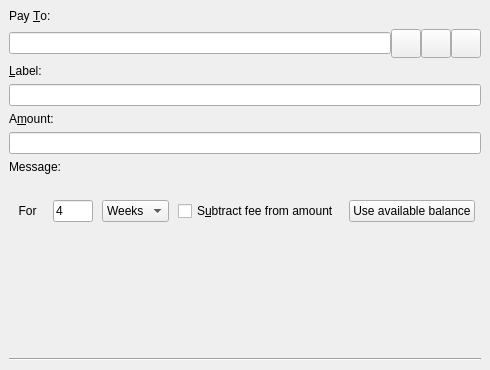
<?xml version="1.0" encoding="UTF-8"?>
<ui version="4.0">
 <class>SendCoinsEntry</class>
 <widget class="QStackedWidget" name="SendCoinsEntry">
  <property name="geometry">
   <rect>
    <x>0</x>
    <y>0</y>
    <width>490</width>
    <height>370</height>
   </rect>
  </property>
  <property name="minimumSize">
   <size>
    <width>0</width>
    <height>0</height>
   </size>
  </property>
  <property name="focusPolicy">
   <enum>Qt::TabFocus</enum>
  </property>
  <property name="autoFillBackground">
   <bool>false</bool>
  </property>
  <property name="currentIndex">
   <number>0</number>
  </property>
  <widget class="QFrame" name="SendCoins">
   <property name="toolTip">
    <string>This is a normal payment.</string>
   </property>
   <property name="frameShape">
    <enum>QFrame::NoFrame</enum>
   </property>
   <layout class="QVBoxLayout" name="verticalLayout_2">
    <item>
     <layout class="QVBoxLayout" name="verticalLayout">
      <item>
       <widget class="QLabel" name="payToLabel">
        <property name="text">
         <string>Pay &amp;To:</string>
        </property>
        <property name="alignment">
         <set>Qt::AlignLeading|Qt::AlignLeft|Qt::AlignVCenter</set>
        </property>
        <property name="buddy">
         <cstring>payTo</cstring>
        </property>
       </widget>
      </item>
      <item>
       <layout class="QHBoxLayout" name="payToLayout">
        <property name="spacing">
         <number>0</number>
        </property>
        <item>
         <widget class="QValidatedLineEdit" name="payTo">
          <property name="toolTip">
           <string>The SIN address to send the payment to</string>
          </property>
         </widget>
        </item>
        <item>
         <widget class="QToolButton" name="addressBookButton">
          <property name="toolTip">
           <string>Choose previously used address</string>
          </property>
          <property name="text">
           <string/>
          </property>
          <property name="icon">
           <iconset>
            <normaloff>:/icons/address-book</normaloff>:/icons/address-book</iconset>
          </property>
          <property name="iconSize">
           <size>
            <width>22</width>
            <height>22</height>
           </size>
          </property>
          <property name="shortcut">
           <string>Alt+A</string>
          </property>
         </widget>
        </item>
        <item>
         <widget class="QToolButton" name="pasteButton">
          <property name="toolTip">
           <string>Paste address from clipboard</string>
          </property>
          <property name="text">
           <string/>
          </property>
          <property name="icon">
           <iconset>
            <normaloff>:/icons/editpaste</normaloff>:/icons/editpaste</iconset>
          </property>
          <property name="iconSize">
           <size>
            <width>22</width>
            <height>22</height>
           </size>
          </property>
          <property name="shortcut">
           <string>Alt+P</string>
          </property>
         </widget>
        </item>
        <item>
         <widget class="QToolButton" name="deleteButton">
          <property name="toolTip">
           <string>Remove this entry</string>
          </property>
          <property name="text">
           <string/>
          </property>
          <property name="icon">
           <iconset>
            <normaloff>:/icons/remove</normaloff>:/icons/remove</iconset>
          </property>
          <property name="iconSize">
           <size>
            <width>22</width>
            <height>22</height>
           </size>
          </property>
         </widget>
        </item>
       </layout>
      </item>
      <item>
       <widget class="QLabel" name="labellLabel">
        <property name="text">
         <string>&amp;Label:</string>
        </property>
        <property name="alignment">
         <set>Qt::AlignLeading|Qt::AlignLeft|Qt::AlignVCenter</set>
        </property>
        <property name="buddy">
         <cstring>addAsLabel</cstring>
        </property>
       </widget>
      </item>
      <item>
       <widget class="QLineEdit" name="addAsLabel">
        <property name="toolTip">
         <string>Enter a label for this address to add it to the list of used addresses</string>
        </property>
       </widget>
      </item>
      <item>
       <widget class="QLabel" name="amountLabel">
        <property name="text">
         <string>A&amp;mount:</string>
        </property>
        <property name="alignment">
         <set>Qt::AlignLeading|Qt::AlignLeft|Qt::AlignVCenter</set>
        </property>
        <property name="buddy">
         <cstring>payAmount</cstring>
        </property>
       </widget>
      </item>
      <item>
       <widget class="SINAmountField" name="payAmount"/>
      </item>
      <item>
       <widget class="QLabel" name="messageLabel">
        <property name="text">
         <string>Message:</string>
        </property>
        <property name="alignment">
         <set>Qt::AlignLeading|Qt::AlignLeft|Qt::AlignVCenter</set>
        </property>
       </widget>
      </item>
      <item>
       <widget class="QLabel" name="messageTextLabel">
        <property name="toolTip">
         <string>A message that was attached to the sin: URI which will be stored with the transaction for your reference. Note: This message will not be sent over the SIN network.</string>
        </property>
        <property name="textFormat">
         <enum>Qt::PlainText</enum>
        </property>
       </widget>
      </item>
      <item>
       <layout class="QHBoxLayout" name="horizontalLayoutAmount" stretch="0,0,0,0,0">
        <item>
         <widget class="QLabel" name="locklabel">
          <property name="sizePolicy">
           <sizepolicy hsizetype="Fixed" vsizetype="Preferred">
            <horstretch>0</horstretch>
            <verstretch>0</verstretch>
           </sizepolicy>
          </property>
          <property name="text">
           <string>  For  </string>
          </property>
         </widget>
        </item>
        <item>
         <widget class="QLineEdit" name="lockperiod">
          <property name="enabled">
           <bool>true</bool>
          </property>
          <property name="maximumSize">
           <size>
            <width>40</width>
            <height>16777215</height>
           </size>
          </property>
          <property name="layoutDirection">
           <enum>Qt::LeftToRight</enum>
          </property>
          <property name="text">
           <string>4</string>
          </property>
          <property name="maxLength">
           <number>6</number>
          </property>
         </widget>
        </item>
        <item>
         <widget class="QComboBox" name="locklength">
          <property name="sizePolicy">
           <sizepolicy hsizetype="Fixed" vsizetype="Fixed">
            <horstretch>0</horstretch>
            <verstretch>0</verstretch>
           </sizepolicy>
          </property>
          <item>
           <property name="text">
            <string>Weeks</string>
           </property>
          </item>
          <item>
           <property name="text">
            <string>Days</string>
           </property>
          </item>
          <item>
           <property name="text">
            <string>Blocks</string>
           </property>
          </item>
         </widget>
        </item>
        <item>
         <widget class="QCheckBox" name="checkboxSubtractFeeFromAmount">
          <property name="sizePolicy">
           <sizepolicy hsizetype="Fixed" vsizetype="Fixed">
            <horstretch>0</horstretch>
            <verstretch>0</verstretch>
           </sizepolicy>
          </property>
          <property name="toolTip">
           <string>The fee will be deducted from the amount being sent. The recipient will receive less sins than you enter in the amount field. If multiple recipients are selected, the fee is split equally.</string>
          </property>
          <property name="text">
           <string>S&amp;ubtract fee from amount</string>
          </property>
         </widget>
        </item>
        <item>
         <widget class="QPushButton" name="useAvailableBalanceButton">
          <property name="sizePolicy">
           <sizepolicy hsizetype="Fixed" vsizetype="Fixed">
            <horstretch>0</horstretch>
            <verstretch>0</verstretch>
           </sizepolicy>
          </property>
          <property name="text">
           <string>Use available balance</string>
          </property>
         </widget>
        </item>
       </layout>
      </item>
      <item>
       <spacer name="verticalSpacer">
        <property name="orientation">
         <enum>Qt::Vertical</enum>
        </property>
        <property name="sizeHint" stdset="0">
         <size>
          <width>20</width>
          <height>40</height>
         </size>
        </property>
       </spacer>
      </item>
     </layout>
    </item>
    <item>
     <widget class="Line" name="line">
      <property name="orientation">
       <enum>Qt::Horizontal</enum>
      </property>
     </widget>
    </item>
   </layout>
  </widget>
  <widget class="QFrame" name="SendCoins_UnauthenticatedPaymentRequest">
   <property name="palette">
    <palette>
     <active>
      <colorrole role="WindowText">
       <brush brushstyle="SolidPattern">
        <color alpha="255">
         <red>0</red>
         <green>0</green>
         <blue>0</blue>
        </color>
       </brush>
      </colorrole>
      <colorrole role="Button">
       <brush brushstyle="SolidPattern">
        <color alpha="255">
         <red>255</red>
         <green>255</green>
         <blue>127</blue>
        </color>
       </brush>
      </colorrole>
      <colorrole role="Light">
       <brush brushstyle="SolidPattern">
        <color alpha="255">
         <red>255</red>
         <green>255</green>
         <blue>255</blue>
        </color>
       </brush>
      </colorrole>
      <colorrole role="Midlight">
       <brush brushstyle="SolidPattern">
        <color alpha="255">
         <red>255</red>
         <green>255</green>
         <blue>191</blue>
        </color>
       </brush>
      </colorrole>
      <colorrole role="Dark">
       <brush brushstyle="SolidPattern">
        <color alpha="255">
         <red>127</red>
         <green>127</green>
         <blue>63</blue>
        </color>
       </brush>
      </colorrole>
      <colorrole role="Mid">
       <brush brushstyle="SolidPattern">
        <color alpha="255">
         <red>170</red>
         <green>170</green>
         <blue>84</blue>
        </color>
       </brush>
      </colorrole>
      <colorrole role="Text">
       <brush brushstyle="SolidPattern">
        <color alpha="255">
         <red>0</red>
         <green>0</green>
         <blue>0</blue>
        </color>
       </brush>
      </colorrole>
      <colorrole role="BrightText">
       <brush brushstyle="SolidPattern">
        <color alpha="255">
         <red>255</red>
         <green>255</green>
         <blue>255</blue>
        </color>
       </brush>
      </colorrole>
      <colorrole role="ButtonText">
       <brush brushstyle="SolidPattern">
        <color alpha="255">
         <red>0</red>
         <green>0</green>
         <blue>0</blue>
        </color>
       </brush>
      </colorrole>
      <colorrole role="Base">
       <brush brushstyle="SolidPattern">
        <color alpha="255">
         <red>255</red>
         <green>255</green>
         <blue>255</blue>
        </color>
       </brush>
      </colorrole>
      <colorrole role="Window">
       <brush brushstyle="SolidPattern">
        <color alpha="255">
         <red>255</red>
         <green>255</green>
         <blue>127</blue>
        </color>
       </brush>
      </colorrole>
      <colorrole role="Shadow">
       <brush brushstyle="SolidPattern">
        <color alpha="255">
         <red>0</red>
         <green>0</green>
         <blue>0</blue>
        </color>
       </brush>
      </colorrole>
      <colorrole role="AlternateBase">
       <brush brushstyle="SolidPattern">
        <color alpha="255">
         <red>255</red>
         <green>255</green>
         <blue>191</blue>
        </color>
       </brush>
      </colorrole>
      <colorrole role="ToolTipBase">
       <brush brushstyle="SolidPattern">
        <color alpha="255">
         <red>255</red>
         <green>255</green>
         <blue>220</blue>
        </color>
       </brush>
      </colorrole>
      <colorrole role="ToolTipText">
       <brush brushstyle="SolidPattern">
        <color alpha="255">
         <red>255</red>
         <green>255</green>
         <blue>255</blue>
        </color>
       </brush>
      </colorrole>
      
     </active>
     <inactive>
      <colorrole role="WindowText">
       <brush brushstyle="SolidPattern">
        <color alpha="255">
         <red>0</red>
         <green>0</green>
         <blue>0</blue>
        </color>
       </brush>
      </colorrole>
      <colorrole role="Button">
       <brush brushstyle="SolidPattern">
        <color alpha="255">
         <red>255</red>
         <green>255</green>
         <blue>127</blue>
        </color>
       </brush>
      </colorrole>
      <colorrole role="Light">
       <brush brushstyle="SolidPattern">
        <color alpha="255">
         <red>255</red>
         <green>255</green>
         <blue>255</blue>
        </color>
       </brush>
      </colorrole>
      <colorrole role="Midlight">
       <brush brushstyle="SolidPattern">
        <color alpha="255">
         <red>255</red>
         <green>255</green>
         <blue>191</blue>
        </color>
       </brush>
      </colorrole>
      <colorrole role="Dark">
       <brush brushstyle="SolidPattern">
        <color alpha="255">
         <red>127</red>
         <green>127</green>
         <blue>63</blue>
        </color>
       </brush>
      </colorrole>
      <colorrole role="Mid">
       <brush brushstyle="SolidPattern">
        <color alpha="255">
         <red>170</red>
         <green>170</green>
         <blue>84</blue>
        </color>
       </brush>
      </colorrole>
      <colorrole role="Text">
       <brush brushstyle="SolidPattern">
        <color alpha="255">
         <red>0</red>
         <green>0</green>
         <blue>0</blue>
        </color>
       </brush>
      </colorrole>
      <colorrole role="BrightText">
       <brush brushstyle="SolidPattern">
        <color alpha="255">
         <red>255</red>
         <green>255</green>
         <blue>255</blue>
        </color>
       </brush>
      </colorrole>
      <colorrole role="ButtonText">
       <brush brushstyle="SolidPattern">
        <color alpha="255">
         <red>0</red>
         <green>0</green>
         <blue>0</blue>
        </color>
       </brush>
      </colorrole>
      <colorrole role="Base">
       <brush brushstyle="SolidPattern">
        <color alpha="255">
         <red>255</red>
         <green>255</green>
         <blue>255</blue>
        </color>
       </brush>
      </colorrole>
      <colorrole role="Window">
       <brush brushstyle="SolidPattern">
        <color alpha="255">
         <red>255</red>
         <green>255</green>
         <blue>127</blue>
        </color>
       </brush>
      </colorrole>
      <colorrole role="Shadow">
       <brush brushstyle="SolidPattern">
        <color alpha="255">
         <red>0</red>
         <green>0</green>
         <blue>0</blue>
        </color>
       </brush>
      </colorrole>
      <colorrole role="AlternateBase">
       <brush brushstyle="SolidPattern">
        <color alpha="255">
         <red>255</red>
         <green>255</green>
         <blue>191</blue>
        </color>
       </brush>
      </colorrole>
      <colorrole role="ToolTipBase">
       <brush brushstyle="SolidPattern">
        <color alpha="255">
         <red>255</red>
         <green>255</green>
         <blue>220</blue>
        </color>
       </brush>
      </colorrole>
      <colorrole role="ToolTipText">
       <brush brushstyle="SolidPattern">
        <color alpha="255">
         <red>0</red>
         <green>0</green>
         <blue>0</blue>
        </color>
       </brush>
      </colorrole>
      
     </inactive>
     <disabled>
      <colorrole role="WindowText">
       <brush brushstyle="SolidPattern">
        <color alpha="255">
         <red>127</red>
         <green>127</green>
         <blue>63</blue>
        </color>
       </brush>
      </colorrole>
      <colorrole role="Button">
       <brush brushstyle="SolidPattern">
        <color alpha="255">
         <red>255</red>
         <green>255</green>
         <blue>127</blue>
        </color>
       </brush>
      </colorrole>
      <colorrole role="Light">
       <brush brushstyle="SolidPattern">
        <color alpha="255">
         <red>255</red>
         <green>255</green>
         <blue>255</blue>
        </color>
       </brush>
      </colorrole>
      <colorrole role="Midlight">
       <brush brushstyle="SolidPattern">
        <color alpha="255">
         <red>255</red>
         <green>255</green>
         <blue>191</blue>
        </color>
       </brush>
      </colorrole>
      <colorrole role="Dark">
       <brush brushstyle="SolidPattern">
        <color alpha="255">
         <red>127</red>
         <green>127</green>
         <blue>63</blue>
        </color>
       </brush>
      </colorrole>
      <colorrole role="Mid">
       <brush brushstyle="SolidPattern">
        <color alpha="255">
         <red>170</red>
         <green>170</green>
         <blue>84</blue>
        </color>
       </brush>
      </colorrole>
      <colorrole role="Text">
       <brush brushstyle="SolidPattern">
        <color alpha="255">
         <red>127</red>
         <green>127</green>
         <blue>63</blue>
        </color>
       </brush>
      </colorrole>
      <colorrole role="BrightText">
       <brush brushstyle="SolidPattern">
        <color alpha="255">
         <red>255</red>
         <green>255</green>
         <blue>255</blue>
        </color>
       </brush>
      </colorrole>
      <colorrole role="ButtonText">
       <brush brushstyle="SolidPattern">
        <color alpha="255">
         <red>127</red>
         <green>127</green>
         <blue>63</blue>
        </color>
       </brush>
      </colorrole>
      <colorrole role="Base">
       <brush brushstyle="SolidPattern">
        <color alpha="255">
         <red>255</red>
         <green>255</green>
         <blue>127</blue>
        </color>
       </brush>
      </colorrole>
      <colorrole role="Window">
       <brush brushstyle="SolidPattern">
        <color alpha="255">
         <red>255</red>
         <green>255</green>
         <blue>127</blue>
        </color>
       </brush>
      </colorrole>
      <colorrole role="Shadow">
       <brush brushstyle="SolidPattern">
        <color alpha="255">
         <red>0</red>
         <green>0</green>
         <blue>0</blue>
        </color>
       </brush>
      </colorrole>
      <colorrole role="AlternateBase">
       <brush brushstyle="SolidPattern">
        <color alpha="255">
         <red>255</red>
         <green>255</green>
         <blue>127</blue>
        </color>
       </brush>
      </colorrole>
      <colorrole role="ToolTipBase">
       <brush brushstyle="SolidPattern">
        <color alpha="255">
         <red>255</red>
         <green>255</green>
         <blue>220</blue>
        </color>
       </brush>
      </colorrole>
      <colorrole role="ToolTipText">
       <brush brushstyle="SolidPattern">
        <color alpha="255">
         <red>0</red>
         <green>0</green>
         <blue>0</blue>
        </color>
       </brush>
      </colorrole>
      
     </disabled>
    </palette>
   </property>
   <property name="toolTip">
    <string>This is an unauthenticated payment request.</string>
   </property>
   <property name="autoFillBackground">
    <bool>true</bool>
   </property>
   <property name="frameShape">
    <enum>QFrame::NoFrame</enum>
   </property>
   <layout class="QGridLayout" name="gridLayout_is">
    <property name="spacing">
     <number>12</number>
    </property>
    <item row="0" column="0">
     <widget class="QLabel" name="payToLabel_is">
      <property name="text">
       <string>Pay To:</string>
      </property>
      <property name="alignment">
       <set>Qt::AlignRight|Qt::AlignTrailing|Qt::AlignVCenter</set>
      </property>
     </widget>
    </item>
    <item row="0" column="1">
     <layout class="QHBoxLayout" name="payToLayout_is">
      <property name="spacing">
       <number>0</number>
      </property>
      <item>
       <widget class="QLabel" name="payTo_is"/>
      </item>
      <item>
       <widget class="QToolButton" name="deleteButton_is">
        <property name="toolTip">
         <string>Remove this entry</string>
        </property>
        <property name="text">
         <string/>
        </property>
        <property name="icon">
         <iconset>
          <normaloff>:/icons/remove</normaloff>:/icons/remove</iconset>
        </property>
       </widget>
      </item>
     </layout>
    </item>
    <item row="1" column="0">
     <widget class="QLabel" name="memoLabel_is">
      <property name="text">
       <string>Memo:</string>
      </property>
      <property name="alignment">
       <set>Qt::AlignRight|Qt::AlignTrailing|Qt::AlignVCenter</set>
      </property>
     </widget>
    </item>
    <item row="1" column="1">
     <widget class="QLabel" name="memoTextLabel_is">
      <property name="textFormat">
       <enum>Qt::PlainText</enum>
      </property>
     </widget>
    </item>
    <item row="2" column="0">
     <widget class="QLabel" name="amountLabel_is">
      <property name="text">
       <string>A&amp;mount:</string>
      </property>
      <property name="alignment">
       <set>Qt::AlignRight|Qt::AlignTrailing|Qt::AlignVCenter</set>
      </property>
      <property name="buddy">
       <cstring>payAmount_is</cstring>
      </property>
     </widget>
    </item>
    <item row="2" column="1">
     <widget class="SINAmountField" name="payAmount_is">
      <property name="acceptDrops">
       <bool>false</bool>
      </property>
     </widget>
    </item>
   </layout>
  </widget>
  <widget class="QFrame" name="SendCoins_AuthenticatedPaymentRequest">
   <property name="palette">
    <palette>
     <active>
      <colorrole role="WindowText">
       <brush brushstyle="SolidPattern">
        <color alpha="255">
         <red>0</red>
         <green>0</green>
         <blue>0</blue>
        </color>
       </brush>
      </colorrole>
      <colorrole role="Button">
       <brush brushstyle="SolidPattern">
        <color alpha="255">
         <red>140</red>
         <green>232</green>
         <blue>119</blue>
        </color>
       </brush>
      </colorrole>
      <colorrole role="Light">
       <brush brushstyle="SolidPattern">
        <color alpha="255">
         <red>230</red>
         <green>255</green>
         <blue>224</blue>
        </color>
       </brush>
      </colorrole>
      <colorrole role="Midlight">
       <brush brushstyle="SolidPattern">
        <color alpha="255">
         <red>185</red>
         <green>243</green>
         <blue>171</blue>
        </color>
       </brush>
      </colorrole>
      <colorrole role="Dark">
       <brush brushstyle="SolidPattern">
        <color alpha="255">
         <red>70</red>
         <green>116</green>
         <blue>59</blue>
        </color>
       </brush>
      </colorrole>
      <colorrole role="Mid">
       <brush brushstyle="SolidPattern">
        <color alpha="255">
         <red>93</red>
         <green>155</green>
         <blue>79</blue>
        </color>
       </brush>
      </colorrole>
      <colorrole role="Text">
       <brush brushstyle="SolidPattern">
        <color alpha="255">
         <red>0</red>
         <green>0</green>
         <blue>0</blue>
        </color>
       </brush>
      </colorrole>
      <colorrole role="BrightText">
       <brush brushstyle="SolidPattern">
        <color alpha="255">
         <red>155</red>
         <green>255</green>
         <blue>147</blue>
        </color>
       </brush>
      </colorrole>
      <colorrole role="ButtonText">
       <brush brushstyle="SolidPattern">
        <color alpha="255">
         <red>0</red>
         <green>0</green>
         <blue>0</blue>
        </color>
       </brush>
      </colorrole>
      <colorrole role="Base">
       <brush brushstyle="SolidPattern">
        <color alpha="255">
         <red>119</red>
         <green>255</green>
         <blue>233</blue>
        </color>
       </brush>
      </colorrole>
      <colorrole role="Window">
       <brush brushstyle="SolidPattern">
        <color alpha="255">
         <red>140</red>
         <green>232</green>
         <blue>119</blue>
        </color>
       </brush>
      </colorrole>
      <colorrole role="Shadow">
       <brush brushstyle="SolidPattern">
        <color alpha="255">
         <red>0</red>
         <green>0</green>
         <blue>0</blue>
        </color>
       </brush>
      </colorrole>
      <colorrole role="AlternateBase">
       <brush brushstyle="SolidPattern">
        <color alpha="255">
         <red>197</red>
         <green>243</green>
         <blue>187</blue>
        </color>
       </brush>
      </colorrole>
      <colorrole role="NoRole">
       <brush brushstyle="SolidPattern">
        <color alpha="255">
         <red>125</red>
         <green>194</green>
         <blue>122</blue>
        </color>
       </brush>
      </colorrole>
      <colorrole role="ToolTipBase">
       <brush brushstyle="SolidPattern">
        <color alpha="255">
         <red>255</red>
         <green>255</green>
         <blue>220</blue>
        </color>
       </brush>
      </colorrole>
      <colorrole role="ToolTipText">
       <brush brushstyle="SolidPattern">
        <color alpha="255">
         <red>0</red>
         <green>0</green>
         <blue>0</blue>
        </color>
       </brush>
      </colorrole>
      
     </active>
     <inactive>
      <colorrole role="WindowText">
       <brush brushstyle="SolidPattern">
        <color alpha="255">
         <red>0</red>
         <green>0</green>
         <blue>0</blue>
        </color>
       </brush>
      </colorrole>
      <colorrole role="Button">
       <brush brushstyle="SolidPattern">
        <color alpha="255">
         <red>140</red>
         <green>232</green>
         <blue>119</blue>
        </color>
       </brush>
      </colorrole>
      <colorrole role="Light">
       <brush brushstyle="SolidPattern">
        <color alpha="255">
         <red>230</red>
         <green>255</green>
         <blue>224</blue>
        </color>
       </brush>
      </colorrole>
      <colorrole role="Midlight">
       <brush brushstyle="SolidPattern">
        <color alpha="255">
         <red>185</red>
         <green>243</green>
         <blue>171</blue>
        </color>
       </brush>
      </colorrole>
      <colorrole role="Dark">
       <brush brushstyle="SolidPattern">
        <color alpha="255">
         <red>70</red>
         <green>116</green>
         <blue>59</blue>
        </color>
       </brush>
      </colorrole>
      <colorrole role="Mid">
       <brush brushstyle="SolidPattern">
        <color alpha="255">
         <red>93</red>
         <green>155</green>
         <blue>79</blue>
        </color>
       </brush>
      </colorrole>
      <colorrole role="Text">
       <brush brushstyle="SolidPattern">
        <color alpha="255">
         <red>0</red>
         <green>0</green>
         <blue>0</blue>
        </color>
       </brush>
      </colorrole>
      <colorrole role="BrightText">
       <brush brushstyle="SolidPattern">
        <color alpha="255">
         <red>155</red>
         <green>255</green>
         <blue>147</blue>
        </color>
       </brush>
      </colorrole>
      <colorrole role="ButtonText">
       <brush brushstyle="SolidPattern">
        <color alpha="255">
         <red>0</red>
         <green>0</green>
         <blue>0</blue>
        </color>
       </brush>
      </colorrole>
      <colorrole role="Base">
       <brush brushstyle="SolidPattern">
        <color alpha="255">
         <red>119</red>
         <green>255</green>
         <blue>233</blue>
        </color>
       </brush>
      </colorrole>
      <colorrole role="Window">
       <brush brushstyle="SolidPattern">
        <color alpha="255">
         <red>140</red>
         <green>232</green>
         <blue>119</blue>
        </color>
       </brush>
      </colorrole>
      <colorrole role="Shadow">
       <brush brushstyle="SolidPattern">
        <color alpha="255">
         <red>0</red>
         <green>0</green>
         <blue>0</blue>
        </color>
       </brush>
      </colorrole>
      <colorrole role="AlternateBase">
       <brush brushstyle="SolidPattern">
        <color alpha="255">
         <red>197</red>
         <green>243</green>
         <blue>187</blue>
        </color>
       </brush>
      </colorrole>
      <colorrole role="NoRole">
       <brush brushstyle="SolidPattern">
        <color alpha="255">
         <red>125</red>
         <green>194</green>
         <blue>122</blue>
        </color>
       </brush>
      </colorrole>
      <colorrole role="ToolTipBase">
       <brush brushstyle="SolidPattern">
        <color alpha="255">
         <red>255</red>
         <green>255</green>
         <blue>220</blue>
        </color>
       </brush>
      </colorrole>
      <colorrole role="ToolTipText">
       <brush brushstyle="SolidPattern">
        <color alpha="255">
         <red>0</red>
         <green>0</green>
         <blue>0</blue>
        </color>
       </brush>
      </colorrole>
      
     </inactive>
     <disabled>
      <colorrole role="WindowText">
       <brush brushstyle="SolidPattern">
        <color alpha="255">
         <red>70</red>
         <green>116</green>
         <blue>59</blue>
        </color>
       </brush>
      </colorrole>
      <colorrole role="Button">
       <brush brushstyle="SolidPattern">
        <color alpha="255">
         <red>140</red>
         <green>232</green>
         <blue>119</blue>
        </color>
       </brush>
      </colorrole>
      <colorrole role="Light">
       <brush brushstyle="SolidPattern">
        <color alpha="255">
         <red>230</red>
         <green>255</green>
         <blue>224</blue>
        </color>
       </brush>
      </colorrole>
      <colorrole role="Midlight">
       <brush brushstyle="SolidPattern">
        <color alpha="255">
         <red>185</red>
         <green>243</green>
         <blue>171</blue>
        </color>
       </brush>
      </colorrole>
      <colorrole role="Dark">
       <brush brushstyle="SolidPattern">
        <color alpha="255">
         <red>70</red>
         <green>116</green>
         <blue>59</blue>
        </color>
       </brush>
      </colorrole>
      <colorrole role="Mid">
       <brush brushstyle="SolidPattern">
        <color alpha="255">
         <red>93</red>
         <green>155</green>
         <blue>79</blue>
        </color>
       </brush>
      </colorrole>
      <colorrole role="Text">
       <brush brushstyle="SolidPattern">
        <color alpha="255">
         <red>70</red>
         <green>116</green>
         <blue>59</blue>
        </color>
       </brush>
      </colorrole>
      <colorrole role="BrightText">
       <brush brushstyle="SolidPattern">
        <color alpha="255">
         <red>155</red>
         <green>255</green>
         <blue>147</blue>
        </color>
       </brush>
      </colorrole>
      <colorrole role="ButtonText">
       <brush brushstyle="SolidPattern">
        <color alpha="255">
         <red>70</red>
         <green>116</green>
         <blue>59</blue>
        </color>
       </brush>
      </colorrole>
      <colorrole role="Base">
       <brush brushstyle="SolidPattern">
        <color alpha="255">
         <red>140</red>
         <green>232</green>
         <blue>119</blue>
        </color>
       </brush>
      </colorrole>
      <colorrole role="Window">
       <brush brushstyle="SolidPattern">
        <color alpha="255">
         <red>140</red>
         <green>232</green>
         <blue>119</blue>
        </color>
       </brush>
      </colorrole>
      <colorrole role="Shadow">
       <brush brushstyle="SolidPattern">
        <color alpha="255">
         <red>0</red>
         <green>0</green>
         <blue>0</blue>
        </color>
       </brush>
      </colorrole>
      <colorrole role="AlternateBase">
       <brush brushstyle="SolidPattern">
        <color alpha="255">
         <red>140</red>
         <green>232</green>
         <blue>119</blue>
        </color>
       </brush>
      </colorrole>
      <colorrole role="NoRole">
       <brush brushstyle="SolidPattern">
        <color alpha="255">
         <red>125</red>
         <green>194</green>
         <blue>122</blue>
        </color>
       </brush>
      </colorrole>
      <colorrole role="ToolTipBase">
       <brush brushstyle="SolidPattern">
        <color alpha="255">
         <red>255</red>
         <green>255</green>
         <blue>220</blue>
        </color>
       </brush>
      </colorrole>
      <colorrole role="ToolTipText">
       <brush brushstyle="SolidPattern">
        <color alpha="255">
         <red>0</red>
         <green>0</green>
         <blue>0</blue>
        </color>
       </brush>
      </colorrole>
      
     </disabled>
    </palette>
   </property>
   <property name="toolTip">
    <string>This is an authenticated payment request.</string>
   </property>
   <property name="autoFillBackground">
    <bool>true</bool>
   </property>
   <property name="frameShape">
    <enum>QFrame::NoFrame</enum>
   </property>
   <layout class="QGridLayout" name="gridLayout_s">
    <property name="spacing">
     <number>12</number>
    </property>
    <item row="0" column="0">
     <widget class="QLabel" name="payToLabel_s">
      <property name="text">
       <string>Pay To:</string>
      </property>
      <property name="alignment">
       <set>Qt::AlignRight|Qt::AlignTrailing|Qt::AlignVCenter</set>
      </property>
     </widget>
    </item>
    <item row="0" column="1">
     <layout class="QHBoxLayout" name="payToLayout_s">
      <property name="spacing">
       <number>0</number>
      </property>
      <item>
       <widget class="QLabel" name="payTo_s">
        <property name="textFormat">
         <enum>Qt::PlainText</enum>
        </property>
       </widget>
      </item>
      <item>
       <widget class="QToolButton" name="deleteButton_s">
        <property name="toolTip">
         <string>Remove this entry</string>
        </property>
        <property name="text">
         <string/>
        </property>
        <property name="icon">
         <iconset>
          <normaloff>:/icons/remove</normaloff>:/icons/remove</iconset>
        </property>
       </widget>
      </item>
     </layout>
    </item>
    <item row="1" column="0">
     <widget class="QLabel" name="memoLabel_s">
      <property name="text">
       <string>Memo:</string>
      </property>
      <property name="alignment">
       <set>Qt::AlignRight|Qt::AlignTrailing|Qt::AlignVCenter</set>
      </property>
     </widget>
    </item>
    <item row="1" column="1">
     <widget class="QLabel" name="memoTextLabel_s">
      <property name="textFormat">
       <enum>Qt::PlainText</enum>
      </property>
     </widget>
    </item>
    <item row="2" column="0">
     <widget class="QLabel" name="amountLabel_s">
      <property name="text">
       <string>A&amp;mount:</string>
      </property>
      <property name="alignment">
       <set>Qt::AlignRight|Qt::AlignTrailing|Qt::AlignVCenter</set>
      </property>
      <property name="buddy">
       <cstring>payAmount_s</cstring>
      </property>
     </widget>
    </item>
    <item row="2" column="1">
     <widget class="SINAmountField" name="payAmount_s">
      <property name="acceptDrops">
       <bool>false</bool>
      </property>
     </widget>
    </item>
   </layout>
  </widget>
 </widget>
 <customwidgets>
  <customwidget>
   <class>QValidatedLineEdit</class>
   <extends>QLineEdit</extends>
   <header>qt/qvalidatedlineedit.h</header>
  </customwidget>
  <customwidget>
   <class>SINAmountField</class>
   <extends>QLineEdit</extends>
   <header>qt/sinamountfield.h</header>
   <container>1</container>
  </customwidget>
 </customwidgets>
 <tabstops>
  <tabstop>payTo</tabstop>
  <tabstop>addressBookButton</tabstop>
  <tabstop>pasteButton</tabstop>
  <tabstop>deleteButton</tabstop>
  <tabstop>addAsLabel</tabstop>
  <tabstop>payAmount_is</tabstop>
  <tabstop>deleteButton_is</tabstop>
  <tabstop>payAmount_s</tabstop>
  <tabstop>deleteButton_s</tabstop>
 </tabstops>
 <resources>
  <include location="../sin.qrc"/>
 </resources>
 <connections/>
</ui>
